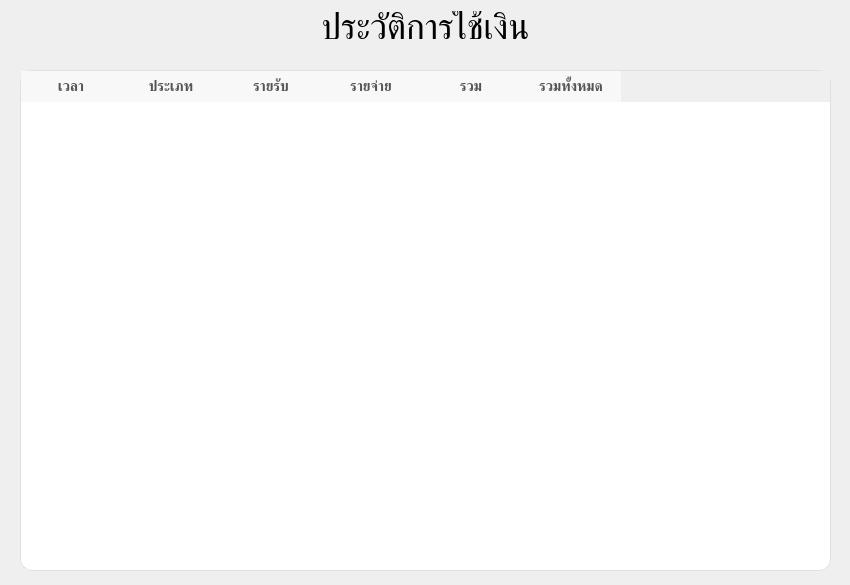
<?xml version="1.0" encoding="UTF-8"?>
<ui version="4.0">
 <class>HistoryDialog</class>
 <widget class="QDialog" name="HistoryDialog">
  <property name="geometry">
   <rect>
    <x>0</x>
    <y>0</y>
    <width>850</width>
    <height>585</height>
   </rect>
  </property>
  <property name="windowTitle">
   <string>Dialog</string>
  </property>
  <widget class="QLabel" name="Head">
   <property name="geometry">
    <rect>
     <x>0</x>
     <y>10</y>
     <width>851</width>
     <height>41</height>
    </rect>
   </property>
   <property name="font">
    <font>
     <family>Prompt</family>
     <strikeout>false</strikeout>
     <kerning>true</kerning>
     <fontweight>Medium</fontweight>
    </font>
   </property>
   <property name="locale">
    <locale language="English" country="UnitedStates"/>
   </property>
   <property name="text">
    <string>&lt;html&gt;&lt;head/&gt;&lt;body&gt;&lt;p align=&quot;center&quot;&gt;&lt;span style=&quot; font-size:26pt;&quot;&gt;ประวัติการใช้เงิน&lt;/span&gt;&lt;/p&gt;&lt;/body&gt;&lt;/html&gt;</string>
   </property>
   <property name="wordWrap">
    <bool>false</bool>
   </property>
  </widget>
  <widget class="QTableWidget" name="historyTableWidget">
   <property name="geometry">
    <rect>
     <x>20</x>
     <y>70</y>
     <width>811</width>
     <height>501</height>
    </rect>
   </property>
   <property name="font">
    <font>
     <family>Prompt</family>
     <pointsize>-1</pointsize>
    </font>
   </property>
   <property name="styleSheet">
    <string notr="true">QTableWidget {
    background-color: #ffffff;
    border: 1px solid #e0e0e0;
    border-radius: 12px;
    font-size: 14px;
    color: #333;
    gridline-color: #eaeaea;
    selection-background-color: #d6eaff;
    selection-color: #000;
    alternate-background-color: #fafafa;
}

QHeaderView::section {
    background-color: #f8f8f8;
    font-weight: bold;
    padding: 6px;
    border: none;
    font-size: 14px;
    color: #555;
}

QTableWidget::item {
    padding: 8px;
    border: none;
}

QTableWidget::item:selected {
    background-color: #d6eaff;
    color: #000;
    border-radius: 8px;
}

/* Horizontal Scrollbar */
QScrollBar:horizontal {
    border: none;
    background: transparent;
    height: 8px;
    margin: 0px 20px 0 20px;
}
QScrollBar::handle:horizontal {
    background: #c0c0c0;
    border-radius: 4px;
}
QScrollBar::add-line:horizontal,
QScrollBar::sub-line:horizontal {
    background: none;
    width: 0px;
}

/* Vertical Scrollbar */
QScrollBar:vertical {
    border: none;
    background: transparent;
    width: 8px;
    margin: 20px 0 20px 0;
}
QScrollBar::handle:vertical {
    background: #c0c0c0;
    border-radius: 4px;
}
QScrollBar::add-line:vertical,
QScrollBar::sub-line:vertical {
    background: none;
    height: 0px;
}
</string>
   </property>
   <property name="locale">
    <locale language="English" country="UnitedStates"/>
   </property>
   <column>
    <property name="text">
     <string>เวลา</string>
    </property>
    <property name="font">
     <font>
      <family>Prompt</family>
      <pointsize>10</pointsize>
     </font>
    </property>
   </column>
   <column>
    <property name="text">
     <string>ประเภท</string>
    </property>
    <property name="font">
     <font>
      <family>Prompt</family>
      <pointsize>10</pointsize>
     </font>
    </property>
   </column>
   <column>
    <property name="text">
     <string>รายรับ</string>
    </property>
    <property name="font">
     <font>
      <family>Prompt</family>
      <pointsize>10</pointsize>
     </font>
    </property>
   </column>
   <column>
    <property name="text">
     <string>รายจ่าย</string>
    </property>
    <property name="font">
     <font>
      <family>Prompt</family>
      <pointsize>10</pointsize>
     </font>
    </property>
   </column>
   <column>
    <property name="text">
     <string>รวม</string>
    </property>
    <property name="font">
     <font>
      <family>Prompt</family>
      <pointsize>10</pointsize>
     </font>
    </property>
   </column>
   <column>
    <property name="text">
     <string>รวมทั้งหมด</string>
    </property>
    <property name="font">
     <font>
      <family>Prompt</family>
      <pointsize>10</pointsize>
     </font>
    </property>
   </column>
  </widget>
 </widget>
 <resources/>
 <connections/>
</ui>
